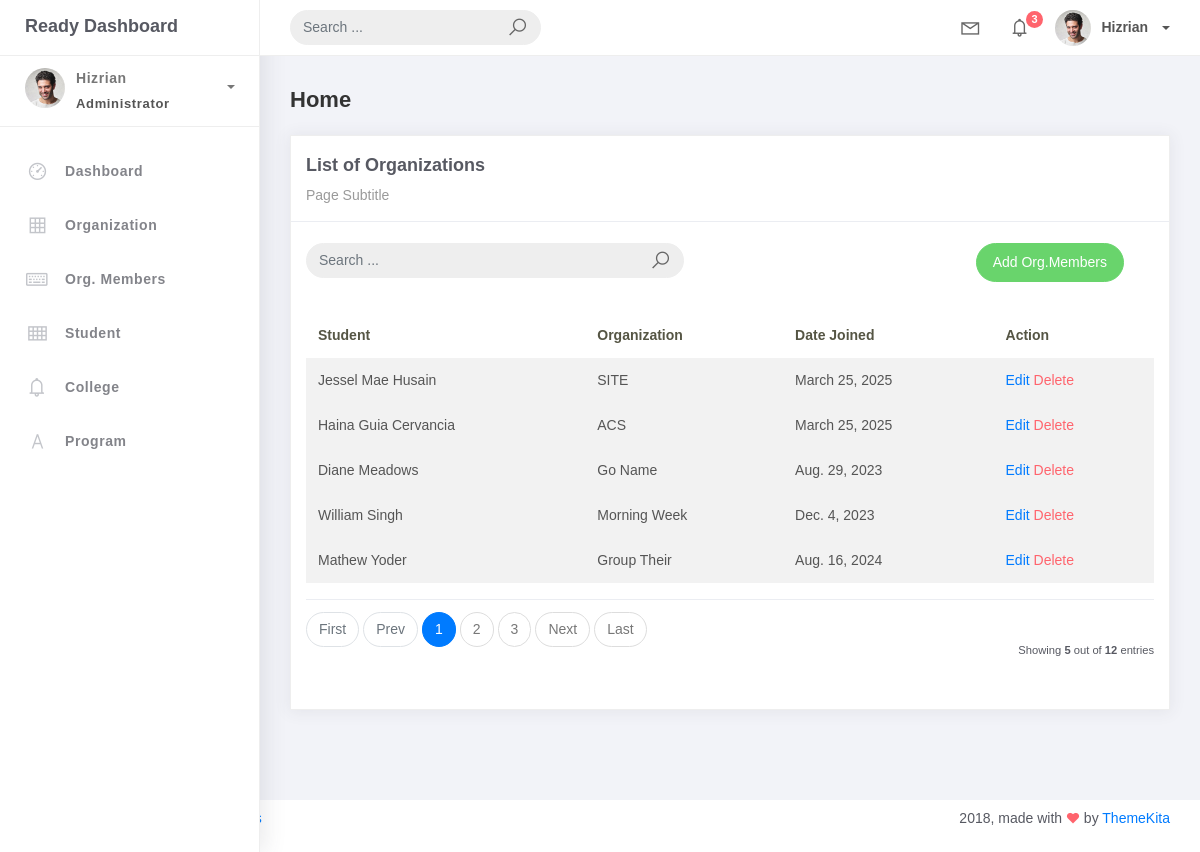
Page /orgMember_list/ on the committed database.
### studentorg/models.py (models this page shows, shortened)
class BaseModel(models.Model):
    created_at = models.DateTimeField(auto_now_add=True, db_index=True)
    updated_at = models.DateTimeField(auto_now=True)
    class Meta:
        abstract = True

class OrgMember(BaseModel):
    student = models.ForeignKey(Student, on_delete=models.CASCADE)
    organization = models.ForeignKey(Organization, on_delete=models.CASCADE)
    date_joined = models.DateField()

class Student(BaseModel):
    student_id = models.CharField(max_length=15)
    lastname = models.CharField(max_length=25)
    firstname = models.CharField(max_length=25)
    middlename = models.CharField(max_length=25, blank=True, null=True)
    program = models.ForeignKey(Program, on_delete=models.CASCADE)

class Organization(BaseModel):
    name = models.CharField(max_length=250)
    college = models.ForeignKey(College, null=True, blank=True, on_delete=models.CASCADE)
    description = models.CharField(max_length=500)
    def __str__(self):
        return self.name

### studentorg/views.py (the view)
# urls.py: path('orgMember_list/', OrgMemberList.as_view(), name='orgMem_list'),
class OrgMemberList(ListView):
    model = OrgMember
    context_object_name = 'orgMember'
    template_name = 'orgMem_list.html'
    paginate_by = 5

### templates/orgMem_list.html
{% extends 'base.html' %} {% load static %} {% block content %}
<div class="content">
    <div class="container-fluid">
        <h4 class="page-title">Home</h4>
        <div class="row">
            <div class="col-md-12">
                <div class="card">
                    <div class="card-header">
                    <div class="card-title">List of Organizations</div>
                    <div class="card-category">Page Subtitle</div>
                </div>
                <br />
                <div class="col-md-12 row">
                    <div class="col-md-6">
                        <form class="navbar-left navbar-form nav-search mr-md-3" action="">
                            <div class="input-group">
                                <input type="text" placeholder="Search ..." class="form-control" />
                                <div class="input-group-append">
                                    <span class="input-group-text">
                                        <i class="la la-search search-icon"></i>
                                    </span>
                                </div>
                            </div>
                        </form>
                    </div>
                    <div class="col-md-6">
                        <div class="pull-right">
                            <a href="{% url 'orgMem-add' %}" class="btn btn-success btn-rounded">Add Org.Members</a>
                        </div>
                    </div>
                </div>
                <div class="card-body">
                    <table class="table table-striped mt-3">
                        <thead>
                            <tr>
                                <th scope="col">Student</th>
                                <th scope="col">Organization</th>
                                <th scope="col">Date Joined</th>
                                <th scope="col">Action</th>
                            </tr>
                        </thead>
                        <tbody>
                            {% for object in object_list %}
                            <tr>
                                <td>{{ object.student.firstname }} {{ object.student.lastname }}</td>
                                <td>{{ object.organization}}</td>
                                <td>{{ object.date_joined }}</td>
                                <td>
                                    <a href="{% url 'orgMem-update' object.id %}">Edit</a>
                                    <a href="{% url 'orgMem-delete' object.id %}" class="text-danger">Delete</a>
                                </td>
                            <tr>
                            {% empty %}
                            </tr>
                            <td colspan="4" style="text-align: center;">
                                <p class="text-sm font-weight-bold mb-0">No Records Found</p>
                            </td>
                        </tr>
                            {% endfor %}
                        </tbody>
                    </table>
                    {% include 'includes/pagination.html' %}
                </div>
            </div>
        </div>
    </div>
</div>
{% endblock %}

### rows in the picture
OrgMember: student.firstname "Jessel Mae", student.lastname "Husain", organization "SITE", date_joined "March 25, 2025"
OrgMember: student.firstname "Haina Guia", student.lastname "Cervancia", organization "ACS", date_joined "March 25, 2025"
OrgMember: student.firstname "Diane", student.lastname "Meadows", organization "Go Name", date_joined "Aug. 29, 2023"
OrgMember: student.firstname "William", student.lastname "Singh", organization "Morning Week", date_joined "Dec. 4, 2023"
OrgMember: student.firstname "Mathew", student.lastname "Yoder", organization "Group Their", date_joined "Aug. 16, 2024"

### other values in the picture
{{ page_num }} "1"
{{ page_num }} "2" "3"
{{ object_list.count }} "5"
{{ paginator.count }} "12"
